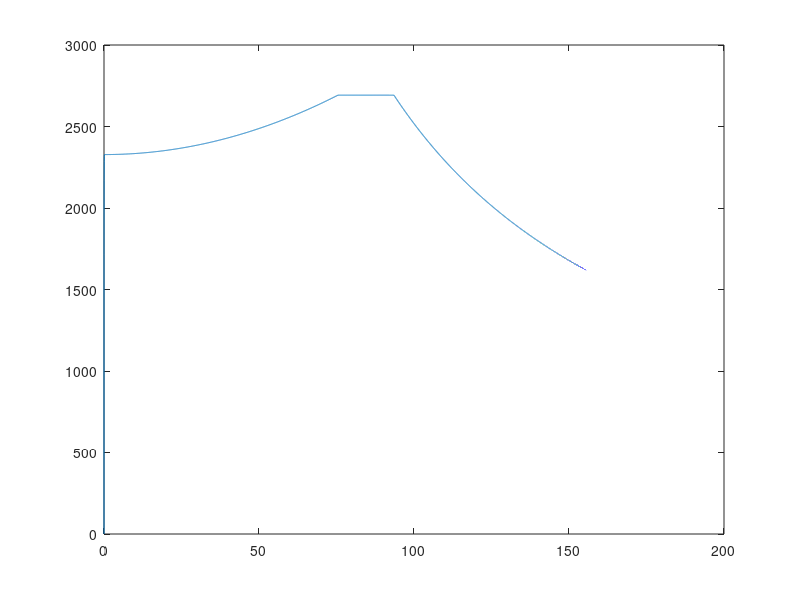

Write MATLAB code to recreate this figure.
clear;

sim.dt = 0.001;
sim.len = 10;
param.g = 9.81;
param.air_p = 1.15; %in lincoln

report.name_a = 'Car mass';
report.data_a = 250;%[200,220,240,260,280,300,320,340];
report.name_b = 'COF longitude';
report.data_b = 1.4;%[1.2,1.3,1.4,1.5,1.6,1.7,1.8];
report.name_c = 'Max torque';
report.data_c = 700;%[400,450,500,550,600,650,700,750,800];

report.table = zeros(length(report.data_a)*length(report.data_b)*length(report.data_c),5);
report.output_log = zeros(length(report.data_a)*length(report.data_b)*length(report.data_c),(sim.len/sim.dt));

for a = 1:length(report.data_a)
    for b = 1:length(report.data_b)
        for c = 1:length(report.data_c)
            
            car.m = report.data_a(a); %250
            car.cg = 0.3;
            car.wb = 1.6;
            car.swd = 0.5; %higher is more rearward
            car.u_long = report.data_b(b); %1.4
            car.u_lat = 1.5;
            car.r_tire = 0.26;
            car.n_mechanical = 0.95;
            car.n_electrical = 0.92;
            car.p_max = 80000*car.n_mechanical*car.n_electrical;
            car.t_max = report.data_c(c);
            car.a_f = 1.1;
            car.c_df = 1.87;
            car.c_d = 1.3;
            car.cp = 0.5;

            report.index = c+length(report.data_c)*(b-1)+length(report.data_c)*length(report.data_b)*(a-1);
            report.table(report.index,1) = report.data_a(a);
            report.table(report.index,2) = report.data_b(b);
            report.table(report.index,3) = report.data_c(c);
            
            %[acceleration, velocity, displacment]
            sim.state_i = [0;0;0];
            sim.state = zeros(length(sim.state_i),(sim.len/sim.dt));
            sim.state(:,1) = sim.state_i;

            for i = 2:length(sim.state);

                calc.f_down  = (0.5*param.air_p*car.a_f*car.c_df*sim.state(2,i-1)^2);
                calc.f_drag  = (0.5*param.air_p*car.a_f*car.c_d*sim.state(2,i-1)^2);

                calc.wt = car.m*sim.state(1,i-1)*car.cg/car.wb;
                calc.f_frict_f = car.u_long*(param.g*car.m*(1-car.swd)+calc.f_down*(1-car.cp)-calc.wt);
                calc.f_frict_r = car.u_long*(param.g*car.m*(car.swd)+calc.f_down*(car.cp)+calc.wt);

                calc.f_motor = min(car.t_max/car.r_tire, car.p_max/sim.state(2,i-1));
                calc.f_cp_f = min(calc.f_frict_f);
                calc.f_cp_r = min(calc.f_frict_r,calc.f_motor);

                sim.state(1,i) = (calc.f_cp_r-calc.f_drag)/car.m;
                sim.state(2,i) = sim.state(2,i-1) + sim.state(1,i-1)*sim.dt;
                sim.state(3,i) = sim.state(3,i-1) + sim.state(2,i-1)*sim.dt;

                report.force_output(report.index,i) = calc.f_cp_r;
                report.power_output(report.index,i) = calc.f_cp_r*sim.state(2,i);
                report.traction_limit_r(report.index,i) = calc.f_frict_r;
                report.traction_limit_f(report.index,i) = calc.f_frict_f;
                report.motor_power(report.index,i) = calc.f_motor;
            end

            for i = 1:length(sim.state)
                if sim.state(2,i) >= 27.78
                    report.table(report.index,4) = i/1000;
                    break
                end
            end

            for i = 1:length(sim.state)
                if sim.state(3,i) >= 75
                    report.table(report.index,5) = i/1000;
                    break
                end
            end
            
        end
    end
end
figure(1);
plot(sim.state(2,:)*3.6,report.force_output(1,:));



